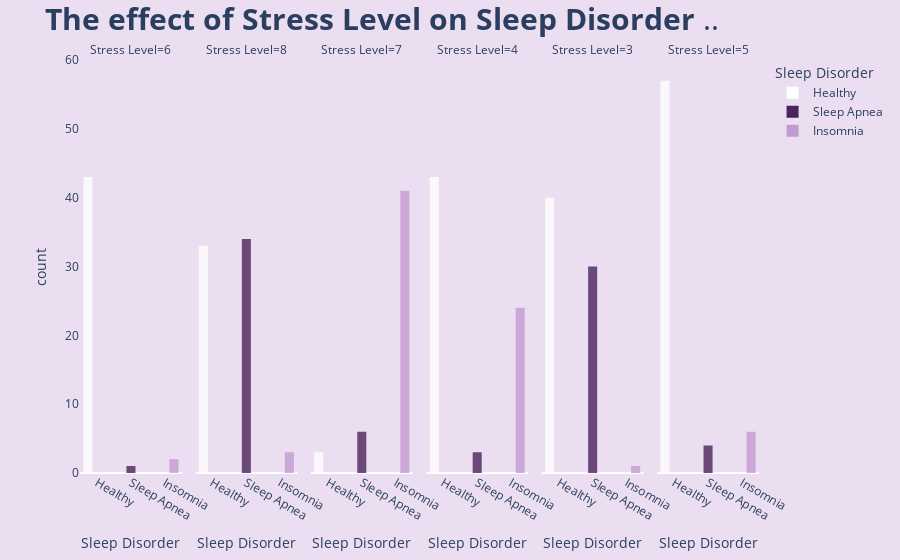

Notebook cell for this chart:
### Code cell
fig=px.histogram(sleep_data,x='Sleep Disorder',
                 color='Sleep Disorder',
                 facet_col='Stress Level',
                 barmode='group',
                 color_discrete_sequence=['white','#4A235A','#C39BD3'],
                 opacity=.8)


fig.update_layout(title='<b>The effect of Stress Level on Sleep Disorder</b> ..',title_font={'size':30},
                  paper_bgcolor='#EBDEF0',
                  plot_bgcolor='#EBDEF0')



fig.update_yaxes(showgrid=False)
fig.show()

### Figure 1 — Plotly figure (JSON) as saved in the notebook; plotly's stock layout.template omitted (floating-point values rounded to 4 significant figures)
{"data": [{"alignmentgroup": "True", "bingroup": "x", "hovertemplate": "Sleep Disorder=%{x}<br>Stress Level=6<br>count=%{y}<extra></extra>", "legendgroup": "Healthy", "marker": {"color": "white", "opacity": 0.8, "pattern": {"shape": ""}}, "name": "Healthy", "offsetgroup": "Healthy", "orientation": "v", "showlegend": true, "type": "histogram", "x": ["Healthy", "Healthy", "Healthy", "Healthy", "Healthy", "Healthy", "Healthy", "Healthy", "Healthy", "Healthy", "Healthy", "Healthy", "Healthy", "Healthy", "Healthy", "Healthy", "Healthy", "Healthy", "Healthy", "Healthy", "Healthy", "Healthy", "Healthy", "Healthy", "Healthy", "Healthy", "Healthy", "Healthy", "Healthy", "Healthy", "Healthy", "Healthy", "Healthy", "Healthy", "Healthy", "Healthy", "Healthy", "Healthy", "Healthy", "Healthy", "Healthy", "Healthy", "Healthy"], "xaxis": "x", "yaxis": "y"}, {"alignmentgroup": "True", "bingroup": "x", "hovertemplate": "Sleep Disorder=%{x}<br>Stress Level=8<br>count=%{y}<extra></extra>", "legendgroup": "Healthy", "marker": {"color": "white", "opacity": 0.8, "pattern": {"shape": ""}}, "name": "Healthy", "offsetgroup": "Healthy", "orientation": "v", "showlegend": false, "type": "histogram", "x": ["Healthy", "Healthy", "Healthy", "Healthy", "Healthy", "Healthy", "Healthy", "Healthy", "Healthy", "Healthy", "Healthy", "Healthy", "Healthy", "Healthy", "Healthy", "Healthy", "Healthy", "Healthy", "Healthy", "Healthy", "Healthy", "Healthy", "Healthy", "Healthy", "Healthy", "Healthy", "Healthy", "Healthy", "Healthy", "Healthy", "Healthy", "Healthy", "Healthy"], "xaxis": "x2", "yaxis": "y2"}, {"alignmentgroup": "True", "bingroup": "x", "hovertemplate": "Sleep Disorder=%{x}<br>Stress Level=7<br>count=%{y}<extra></extra>", "legendgroup": "Healthy", "marker": {"color": "white", "opacity": 0.8, "pattern": {"shape": ""}}, "name": "Healthy", "offsetgroup": "Healthy", "orientation": "v", "showlegend": false, "type": "histogram", "x": ["Healthy", "Healthy", "Healthy"], "xaxis": "x3", "yaxis": "y3"}, {"alignmentgroup": "True", "bingroup": "x", "hovertemplate": "Sleep Disorder=%{x}<br>Stress Level=4<br>count=%{y}<extra></extra>", "legendgroup": "Healthy", "marker": {"color": "white", "opacity": 0.8, "pattern": {"shape": ""}}, "name": "Healthy", "offsetgroup": "Healthy", "orientation": "v", "showlegend": false, "type": "histogram", "x": ["Healthy", "Healthy", "Healthy", "Healthy", "Healthy", "Healthy", "Healthy", "Healthy", "Healthy", "Healthy", "Healthy", "Healthy", "Healthy", "Healthy", "Healthy", "Healthy", "Healthy", "Healthy", "Healthy", "Healthy", "Healthy", "Healthy", "Healthy", "Healthy", "Healthy", "Healthy", "Healthy", "Healthy", "Healthy", "Healthy", "Healthy", "Healthy", "Healthy", "Healthy", "Healthy", "Healthy", "Healthy", "Healthy", "Healthy", "Healthy", "Healthy", "Healthy", "Healthy"], "xaxis": "x4", "yaxis": "y4"}, {"alignmentgroup": "True", "bingroup": "x", "hovertemplate": "Sleep Disorder=%{x}<br>Stress Level=3<br>count=%{y}<extra></extra>", "legendgroup": "Healthy", "marker": {"color": "white", "opacity": 0.8, "pattern": {"shape": ""}}, "name": "Healthy", "offsetgroup": "Healthy", "orientation": "v", "showlegend": false, "type": "histogram", "x": ["Healthy", "Healthy", "Healthy", "Healthy", "Healthy", "Healthy", "Healthy", "Healthy", "Healthy", "Healthy", "Healthy", "Healthy", "Healthy", "Healthy", "Healthy", "Healthy", "Healthy", "Healthy", "Healthy", "Healthy", "Healthy", "Healthy", "Healthy", "Healthy", "Healthy", "Healthy", "Healthy", "Healthy", "Healthy", "Healthy", "Healthy", "Healthy", "Healthy", "Healthy", "Healthy", "Healthy", "Healthy", "Healthy", "Healthy", "Healthy"], "xaxis": "x5", "yaxis": "y5"}, {"alignmentgroup": "True", "bingroup": "x", "hovertemplate": "Sleep Disorder=%{x}<br>Stress Level=5<br>count=%{y}<extra></extra>", "legendgroup": "Healthy", "marker": {"color": "white", "opacity": 0.8, "pattern": {"shape": ""}}, "name": "Healthy", "offsetgroup": "Healthy", "orientation": "v", "showlegend": false, "type": "histogram", "x": ["Healthy", "Healthy", "Healthy", "Healthy", "Healthy", "Healthy", "Healthy", "Healthy", "Healthy", "Healthy", "Healthy", "Healthy", "Healthy", "Healthy", "Healthy", "Healthy", "Healthy", "Healthy", "Healthy", "Healthy", "Healthy", "Healthy", "Healthy", "Healthy", "Healthy", "Healthy", "Healthy", "Healthy", "Healthy", "Healthy", "Healthy", "Healthy", "Healthy", "Healthy", "Healthy", "Healthy", "Healthy", "Healthy", "Healthy", "Healthy", "Healthy", "Healthy", "Healthy", "Healthy", "Healthy", "Healthy", "Healthy", "Healthy", "Healthy", "Healthy", "Healthy", "Healthy", "Healthy", "Healthy", "Healthy", "Healthy", "Healthy"], "xaxis": "x6", "yaxis": "y6"}, {"alignmentgroup": "True", "bingroup": "x", "hovertemplate": "Sleep Disorder=%{x}<br>Stress Level=6<br>count=%{y}<extra></extra>", "legendgroup": "Sleep Apnea", "marker": {"color": "#4A235A", "opacity": 0.8, "pattern": {"shape": ""}}, "name": "Sleep Apnea", "offsetgroup": "Sleep Apnea", "orientation": "v", "showlegend": true, "type": "histogram", "x": ["Sleep Apnea"], "xaxis": "x", "yaxis": "y"}, {"alignmentgroup": "True", "bingroup": "x", "hovertemplate": "Sleep Disorder=%{x}<br>Stress Level=8<br>count=%{y}<extra></extra>", "legendgroup": "Sleep Apnea", "marker": {"color": "#4A235A", "opacity": 0.8, "pattern": {"shape": ""}}, "name": "Sleep Apnea", "offsetgroup": "Sleep Apnea", "orientation": "v", "showlegend": false, "type": "histogram", "x": ["Sleep Apnea", "Sleep Apnea", "Sleep Apnea", "Sleep Apnea", "Sleep Apnea", "Sleep Apnea", "Sleep Apnea", "Sleep Apnea", "Sleep Apnea", "Sleep Apnea", "Sleep Apnea", "Sleep Apnea", "Sleep Apnea", "Sleep Apnea", "Sleep Apnea", "Sleep Apnea", "Sleep Apnea", "Sleep Apnea", "Sleep Apnea", "Sleep Apnea", "Sleep Apnea", "Sleep Apnea", "Sleep Apnea", "Sleep Apnea", "Sleep Apnea", "Sleep Apnea", "Sleep Apnea", "Sleep Apnea", "Sleep Apnea", "Sleep Apnea", "Sleep Apnea", "Sleep Apnea", "Sleep Apnea", "Sleep Apnea"], "xaxis": "x2", "yaxis": "y2"}, {"alignmentgroup": "True", "bingroup": "x", "hovertemplate": "Sleep Disorder=%{x}<br>Stress Level=7<br>count=%{y}<extra></extra>", "legendgroup": "Sleep Apnea", "marker": {"color": "#4A235A", "opacity": 0.8, "pattern": {"shape": ""}}, "name": "Sleep Apnea", "offsetgroup": "Sleep Apnea", "orientation": "v", "showlegend": false, "type": "histogram", "x": ["Sleep Apnea", "Sleep Apnea", "Sleep Apnea", "Sleep Apnea", "Sleep Apnea", "Sleep Apnea"], "xaxis": "x3", "yaxis": "y3"}, {"alignmentgroup": "True", "bingroup": "x", "hovertemplate": "Sleep Disorder=%{x}<br>Stress Level=4<br>count=%{y}<extra></extra>", "legendgroup": "Sleep Apnea", "marker": {"color": "#4A235A", "opacity": 0.8, "pattern": {"shape": ""}}, "name": "Sleep Apnea", "offsetgroup": "Sleep Apnea", "orientation": "v", "showlegend": false, "type": "histogram", "x": ["Sleep Apnea", "Sleep Apnea", "Sleep Apnea"], "xaxis": "x4", "yaxis": "y4"}, {"alignmentgroup": "True", "bingroup": "x", "hovertemplate": "Sleep Disorder=%{x}<br>Stress Level=3<br>count=%{y}<extra></extra>", "legendgroup": "Sleep Apnea", "marker": {"color": "#4A235A", "opacity": 0.8, "pattern": {"shape": ""}}, "name": "Sleep Apnea", "offsetgroup": "Sleep Apnea", "orientation": "v", "showlegend": false, "type": "histogram", "x": ["Sleep Apnea", "Sleep Apnea", "Sleep Apnea", "Sleep Apnea", "Sleep Apnea", "Sleep Apnea", "Sleep Apnea", "Sleep Apnea", "Sleep Apnea", "Sleep Apnea", "Sleep Apnea", "Sleep Apnea", "Sleep Apnea", "Sleep Apnea", "Sleep Apnea", "Sleep Apnea", "Sleep Apnea", "Sleep Apnea", "Sleep Apnea", "Sleep Apnea", "Sleep Apnea", "Sleep Apnea", "Sleep Apnea", "Sleep Apnea", "Sleep Apnea", "Sleep Apnea", "Sleep Apnea", "Sleep Apnea", "Sleep Apnea", "Sleep Apnea"], "xaxis": "x5", "yaxis": "y5"}, {"alignmentgroup": "True", "bingroup": "x", "hovertemplate": "Sleep Disorder=%{x}<br>Stress Level=5<br>count=%{y}<extra></extra>", "legendgroup": "Sleep Apnea", "marker": {"color": "#4A235A", "opacity": 0.8, "pattern": {"shape": ""}}, "name": "Sleep Apnea", "offsetgroup": "Sleep Apnea", "orientation": "v", "showlegend": false, "type": "histogram", "x": ["Sleep Apnea", "Sleep Apnea", "Sleep Apnea", "Sleep Apnea"], "xaxis": "x6", "yaxis": "y6"}, {"alignmentgroup": "True", "bingroup": "x", "hovertemplate": "Sleep Disorder=%{x}<br>Stress Level=6<br>count=%{y}<extra></extra>", "legendgroup": "Insomnia", "marker": {"color": "#C39BD3", "opacity": 0.8, "pattern": {"shape": ""}}, "name": "Insomnia", "offsetgroup": "Insomnia", "orientation": "v", "showlegend": true, "type": "histogram", "x": ["Insomnia", "Insomnia"], "xaxis": "x", "yaxis": "y"}, {"alignmentgroup": "True", "bingroup": "x", "hovertemplate": "Sleep Disorder=%{x}<br>Stress Level=8<br>count=%{y}<extra></extra>", "legendgroup": "Insomnia", "marker": {"color": "#C39BD3", "opacity": 0.8, "pattern": {"shape": ""}}, "name": "Insomnia", "offsetgroup": "Insomnia", "orientation": "v", "showlegend": false, "type": "histogram", "x": ["Insomnia", "Insomnia", "Insomnia"], "xaxis": "x2", "yaxis": "y2"}, {"alignmentgroup": "True", "bingroup": "x", "hovertemplate": "Sleep Disorder=%{x}<br>Stress Level=7<br>count=%{y}<extra></extra>", "legendgroup": "Insomnia", "marker": {"color": "#C39BD3", "opacity": 0.8, "pattern": {"shape": ""}}, "name": "Insomnia", "offsetgroup": "Insomnia", "orientation": "v", "showlegend": false, "type": "histogram", "x": ["Insomnia", "Insomnia", "Insomnia", "Insomnia", "Insomnia", "Insomnia", "Insomnia", "Insomnia", "Insomnia", "Insomnia", "Insomnia", "Insomnia", "Insomnia", "Insomnia", "Insomnia", "Insomnia", "Insomnia", "Insomnia", "Insomnia", "Insomnia", "Insomnia", "Insomnia", "Insomnia", "Insomnia", "Insomnia", "Insomnia", "Insomnia", "Insomnia", "Insomnia", "Insomnia", "Insomnia", "Insomnia", "Insomnia", "Insomnia", "Insomnia", "Insomnia", "Insomnia", "Insomnia", "Insomnia", "Insomnia", "Insomnia"], "xaxis": "x3", "yaxis": "y3"}, {"alignmentgroup": "True", "bingroup": "x", "hovertemplate": "Sleep Disorder=%{x}<br>Stress Level=4<br>count=%{y}<extra></extra>", "legendgroup": "Insomnia", "marker": {"color": "#C39BD3", "opacity": 0.8, "pattern": {"shape": ""}}, "name": "Insomnia", "offsetgroup": "Insomnia", "orientation": "v", "showlegend": false, "type": "histogram", "x": ["Insomnia", "Insomnia", "Insomnia", "Insomnia", "Insomnia", "Insomnia", "Insomnia", "Insomnia", "Insomnia", "Insomnia", "Insomnia", "Insomnia", "Insomnia", "Insomnia", "Insomnia", "Insomnia", "Insomnia", "Insomnia", "Insomnia", "Insomnia", "Insomnia", "Insomnia", "Insomnia", "Insomnia"], "xaxis": "x4", "yaxis": "y4"}, {"alignmentgroup": "True", "bingroup": "x", "hovertemplate": "Sleep Disorder=%{x}<br>Stress Level=3<br>count=%{y}<extra></extra>", "legendgroup": "Insomnia", "marker": {"color": "#C39BD3", "opacity": 0.8, "pattern": {"shape": ""}}, "name": "Insomnia", "offsetgroup": "Insomnia", "orientation": "v", "showlegend": false, "type": "histogram", "x": ["Insomnia"], "xaxis": "x5", "yaxis": "y5"}, {"alignmentgroup": "True", "bingroup": "x", "hovertemplate": "Sleep Disorder=%{x}<br>Stress Level=5<br>count=%{y}<extra></extra>", "legendgroup": "Insomnia", "marker": {"color": "#C39BD3", "opacity": 0.8, "pattern": {"shape": ""}}, "name": "Insomnia", "offsetgroup": "Insomnia", "orientation": "v", "showlegend": false, "type": "histogram", "x": ["Insomnia", "Insomnia", "Insomnia", "Insomnia", "Insomnia", "Insomnia"], "xaxis": "x6", "yaxis": "y6"}], "layout": {"annotations": [{"font": {}, "showarrow": false, "text": "Stress Level=6", "x": 0.075, "xanchor": "center", "xref": "paper", "y": 1, "yanchor": "bottom", "yref": "paper"}, {"font": {}, "showarrow": false, "text": "Stress Level=8", "x": 0.245, "xanchor": "center", "xref": "paper", "y": 1, "yanchor": "bottom", "yref": "paper"}, {"font": {}, "showarrow": false, "text": "Stress Level=7", "x": 0.415, "xanchor": "center", "xref": "paper", "y": 1, "yanchor": "bottom", "yref": "paper"}, {"font": {}, "showarrow": false, "text": "Stress Level=4", "x": 0.585, "xanchor": "center", "xref": "paper", "y": 1, "yanchor": "bottom", "yref": "paper"}, {"font": {}, "showarrow": false, "text": "Stress Level=3", "x": 0.755, "xanchor": "center", "xref": "paper", "y": 1, "yanchor": "bottom", "yref": "paper"}, {"font": {}, "showarrow": false, "text": "Stress Level=5", "x": 0.925, "xanchor": "center", "xref": "paper", "y": 1, "yanchor": "bottom", "yref": "paper"}], "barmode": "group", "legend": {"title": {"text": "Sleep Disorder"}, "tracegroupgap": 0}, "margin": {"t": 60}, "paper_bgcolor": "#EBDEF0", "plot_bgcolor": "#EBDEF0", "title": {"font": {"size": 30}, "text": "<b>The effect of Stress Level on Sleep Disorder</b> .."}, "xaxis": {"anchor": "y", "categoryarray": ["Healthy", "Sleep Apnea", "Insomnia"], "categoryorder": "array", "domain": [0, 0.15], "title": {"text": "Sleep Disorder"}}, "xaxis2": {"anchor": "y2", "categoryarray": ["Healthy", "Sleep Apnea", "Insomnia"], "categoryorder": "array", "domain": [0.17, 0.32], "matches": "x", "title": {"text": "Sleep Disorder"}}, "xaxis3": {"anchor": "y3", "categoryarray": ["Healthy", "Sleep Apnea", "Insomnia"], "categoryorder": "array", "domain": [0.34, 0.49], "matches": "x", "title": {"text": "Sleep Disorder"}}, "xaxis4": {"anchor": "y4", "categoryarray": ["Healthy", "Sleep Apnea", "Insomnia"], "categoryorder": "array", "domain": [0.51, 0.66], "matches": "x", "title": {"text": "Sleep Disorder"}}, "xaxis5": {"anchor": "y5", "categoryarray": ["Healthy", "Sleep Apnea", "Insomnia"], "categoryorder": "array", "domain": [0.68, 0.83], "matches": "x", "title": {"text": "Sleep Disorder"}}, "xaxis6": {"anchor": "y6", "categoryarray": ["Healthy", "Sleep Apnea", "Insomnia"], "categoryorder": "array", "domain": [0.85, 1], "matches": "x", "title": {"text": "Sleep Disorder"}}, "yaxis": {"anchor": "x", "domain": [0, 1], "showgrid": false, "title": {"text": "count"}}, "yaxis2": {"anchor": "x2", "domain": [0, 1], "matches": "y", "showgrid": false, "showticklabels": false}, "yaxis3": {"anchor": "x3", "domain": [0, 1], "matches": "y", "showgrid": false, "showticklabels": false}, "yaxis4": {"anchor": "x4", "domain": [0, 1], "matches": "y", "showgrid": false, "showticklabels": false}, "yaxis5": {"anchor": "x5", "domain": [0, 1], "matches": "y", "showgrid": false, "showticklabels": false}, "yaxis6": {"anchor": "x6", "domain": [0, 1], "matches": "y", "showgrid": false, "showticklabels": false}}}
